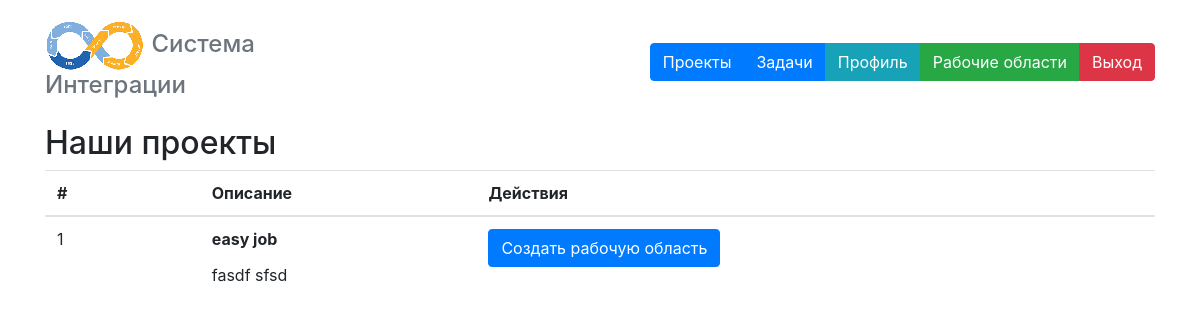
Page /project/list (signed in) on the earlier database version.
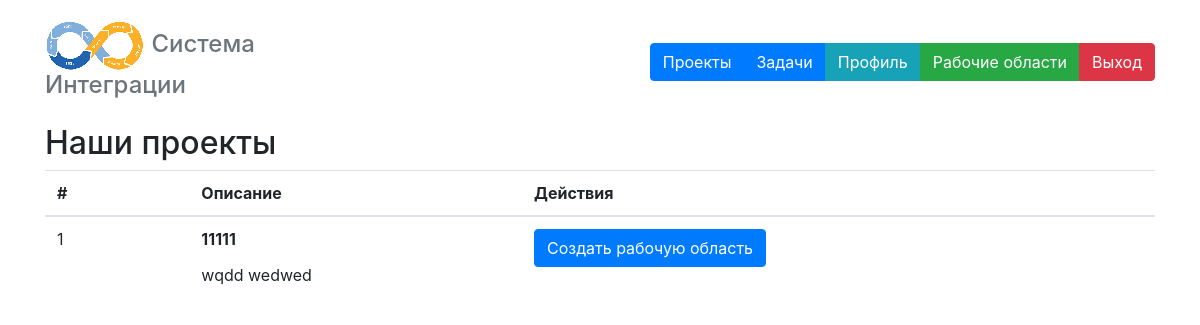
Same page on the later database version.
### project/models.py (models this page shows, shortened)
class Project(models.Model):
    title = models.CharField(verbose_name='Название', max_length=160, unique=True)
    name = models.CharField(verbose_name='Название (лат)', max_length=160, unique=True)
    desc = models.TextField(verbose_name='Описание')
    image = ImageCropField(upload_to='files')
    cropping = ImageRatioField('image', '150x150')
    git = models.CharField(verbose_name='git репозиторий', max_length=250, unique=True)
    media_path =  models.CharField(verbose_name='Путь к медиа', max_length=250, default='')
    @property
    def small_image_url(self):
        try:
            return get_thumbnailer(self.image).get_thumbnail({
                'size': (80, 80),
                'box': self.cropping,
                'crop': 'smart',
            }).url
        except Exception as e:
            return '/static/noimage.png'
    @property
    def small_image_tag(self):
        return mark_safe(f'<img src="{self.small_image_url}">')

### project/views.py (the view)
# urls.py: path('list', list),
@login_required
def list(request):
    projects = Project.objects.all()
    eid = []
    for e in Environ.objects.filter(user=request.user):
        eid.append(e.project.id)
    return render(request, 'project/list.html', {"projects": projects, "eid": eid})

### templates/project/list.html (shortened to what this page needs)
 {% extends 'base.html' %}
 {% block content %}
 <div class="container">
        <h2>Наши проекты</h2>
        <table class="table">
            <thead>
                <tr>
                    <th scope="col">#</th>
                    <th scope="col"></th>
                    <th scope="col">Описание</th>
                    <th scope="col">Действия</th>
                </tr>
            </thead>
            {% for p in projects %}
                <tr >
                    <td scope="col">{{ p.id }}</td>
                    <td scope="col">
                    </td>
                    <td scope="col">
                        <p><strong>{{ p.title }}</strong></p>
                        {{ p.desc|safe }}
                    </td>
                    <td scope="col">
                    {% if p.id in eid %}
                        <a
                    class="git-pull btn btn-danger" href="/project/pre_remove/{{ p.id }}">Удалить рабочую область</a>
                    {% else %}
                        <a
                    class="git-pull btn btn-primary" href="/env/pre_create/{{ p.id }}">Создать рабочую область</a>
                    {% endif %}
                    </td>
                </tr>
            {% endfor %}
        </table>
 </div>
    {% endblock %}

Differences in the rows shown:
changed Project id 1: title "easy job" → "11111"; desc "fasdf sfsd" → "wqdd wedwed"
